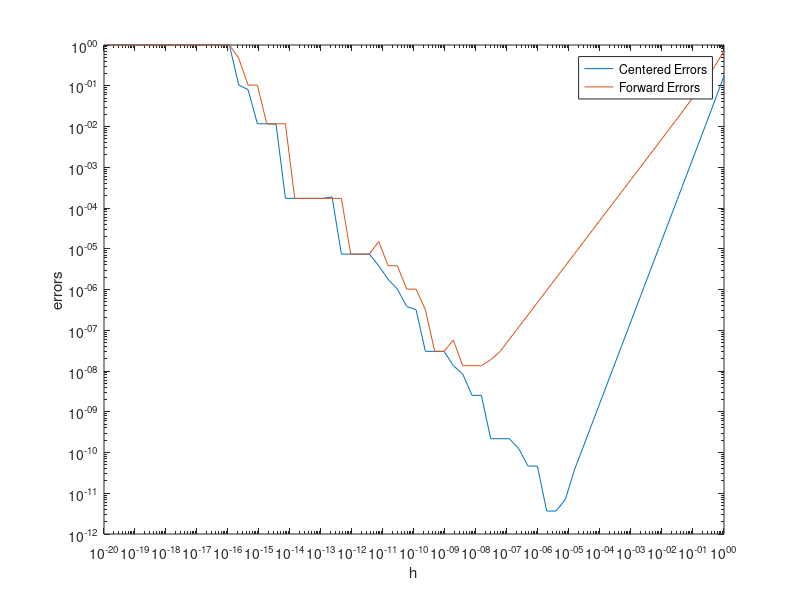

The MATLAB script that drew this image:
cent_list = [];
forward_list = [];
c_err =[];
f_err = [];
hvals = [];

its = 0;
h = 1;
func = inline('exp(x)', 'x');
while h > 1e-20
	cent_el = (func(1 + h) - func(1 - h)) / (2 * h);
	forward_el = (func(1 + h) - func(1))/h;
	cent_list = [cent_list cent_el];
	forward_list = [forward_list forward_el];
	c_err = [c_err abs(cent_el / exp(1) - 1)];
	f_err = [f_err abs(forward_el / exp(1) - 1)];
	hvals = [hvals h];
	h = h / 2;
end

loglog(hvals, c_err, hvals, f_err);
xlabel('h');
ylabel('errors');
legend('Centered Errors' ,'Forward Errors');
